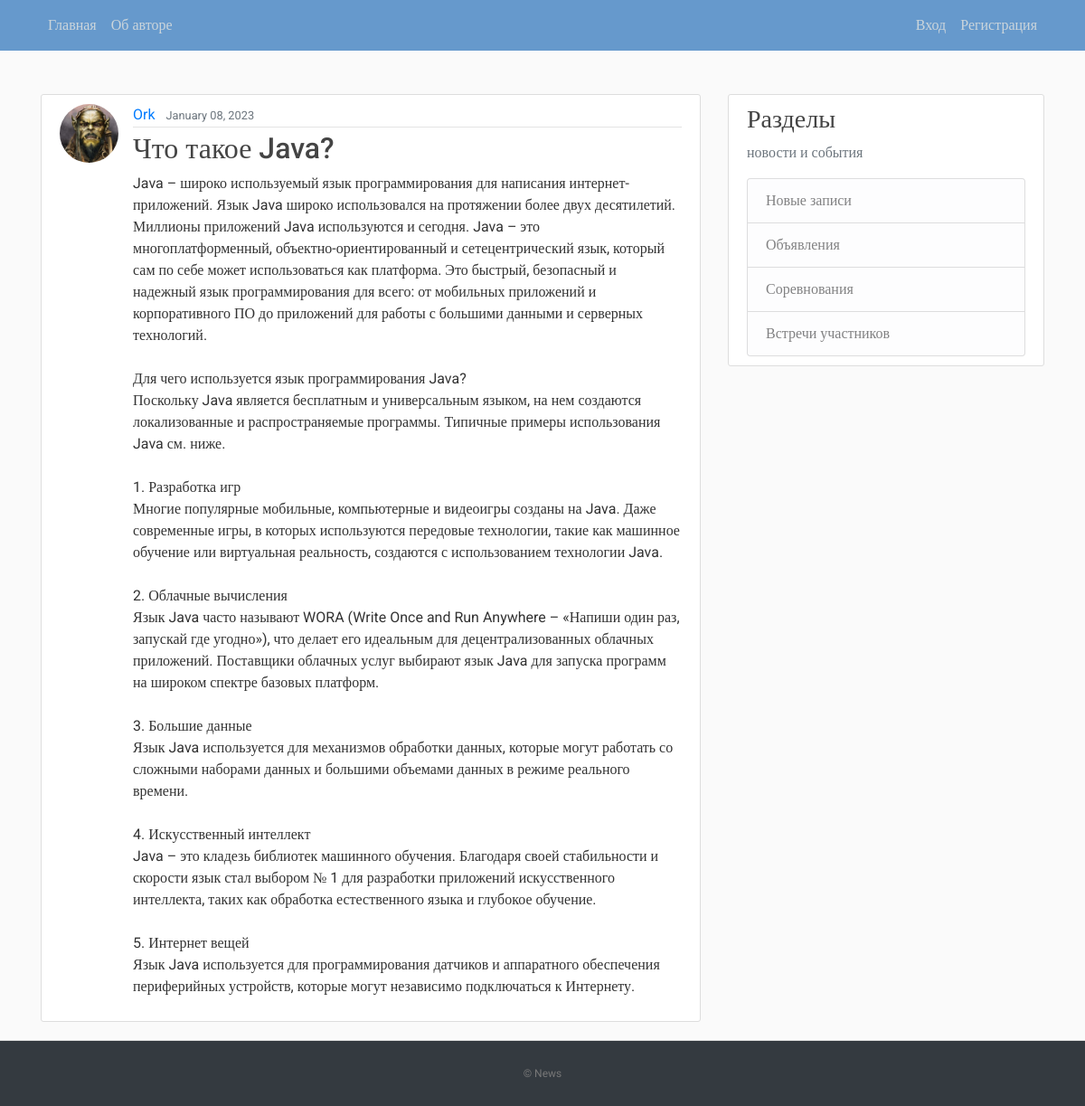
The page /post/29/ on the database its author committed.
### blog/models.py (models this page shows, shortened)
class Post(models.Model):
    title = models.CharField(max_length=100)
    content = models.TextField()
    date_posted = models.DateTimeField(default=timezone.now)
    author = models.ForeignKey(User, on_delete=models.CASCADE)

### users/models.py (models this page shows, shortened)
class Profile(models.Model):
    user = models.OneToOneField(User, on_delete=models.CASCADE)
    image = models.ImageField(default='default.jpg', upload_to='profile_pics')

### blog/views.py (the view)
# urls.py: path('post/<int:pk>/', PostDetailView.as_view(), name='post-detail'),
class PostDetailView(DetailView):
    model = Post

### blog/templates/blog/post_detail.html (shortened to what this page needs)
{% extends "blog/base.html" %}
{% block content %}
  <article class="media content-section">
    <img class="rounded-circle article-img" src="{{ object.author.profile.image.url }}">
    <div class="media-body">
      <div class="article-metadata">
        <a class="mr-2" href="{% url 'user-posts' object.author.username %}">{{ object.author }}</a>
        <small class="text-muted">{{ object.date_posted|date:"F d, Y" }}</small>
      </div>
      <h2 class="article-title">{{ object.title }}</h2>
      <p class="article-content">{{ object.content }}</p>
    </div>
  </article>
{% endblock content %}

### blog/static/blog/main.css (style rules this page uses)
﻿body, html { width:100%; height:100% }
body { margin:0; padding:0; background: #fafafa; color: #333333; margin-top: 5rem; font-family:Roboto; }
h1, h2, h3, h4, h5, h6 { color: #444444; }
.content-section { background: #ffffff; padding: 10px 20px; border: 1px solid #dddddd; border-radius: 3px; margin-bottom: 20px; }
.article-title { color: #444444; }
.article-content { white-space: pre-line; }
.article-img { height: 65px; width: 65px; margin-right: 16px; }
.article-metadata { padding-bottom: 1px; margin-bottom: 4px; border-bottom: 1px solid #e3e3e3 }

### rows shown on the page
Post: author.profile.image (picture), author "Ork", date_posted "January 08, 2023", title "Что такое Java?", content "Java – широко используемый язык программирования для написания интернет-приложений. Язык Java широко использовался на протяжении более двух десятилетий. Миллионы приложений Java используются и сегодня. Java – это многоплатформенный, объектно-ориентированный и сетецентрический язык, который сам по себе может использоваться как платформа. Это быстрый, безопасный и надежный язык программирования для всего: от мобильных приложений и корпоративного ПО до приложений для работы с большими данными и серверных технологий. Для чего используется язык программирования Java? Поскольку Java является бесплатным и универсальным языком, на нем создаются локализованные и распространяемые программы. Типичные…"
